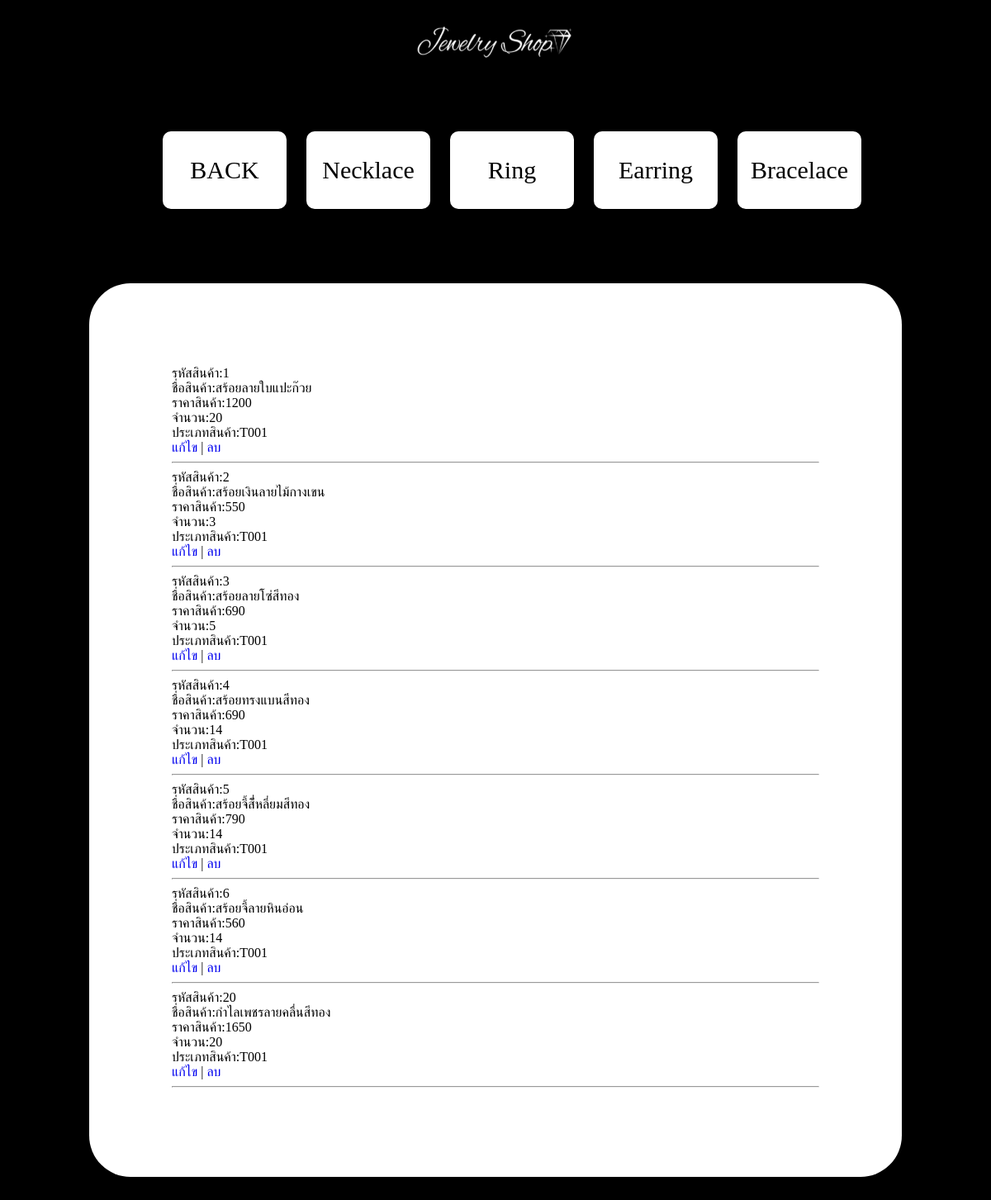
The app's page /projectweb/listproductT001.php with its own data.
### tables this page shows
CREATE TABLE `product` (
  `id_product` int(50) NOT NULL,
  `name_product` varchar(50) NOT NULL,
  `price_product` decimal(10,0) NOT NULL,
  `num_product` int(11) NOT NULL,
  `id_type` varchar(50) NOT NULL
);

### projectweb/listproductT001.php (the view, shortened to what this page needs)
<?php include "connect2.php"?>
<html>
<head><meta charset="utf-8">
    <link href="style/style_ad2.css" rel="stylesheet">
</head>
<body>
<header><img src="img_decorate/jewshop5.png" width="200" height="40" ></header>
<nav>
    <ul class="navbar">
        <a href="homead.php">BACK  </a>
        <a href="listproductT001.php">Necklace</a>
        <a href="listproductT002.php">Ring</a>
        <a href="listproductT003.php">Earring</a>
        <a href="listproductT004.php">Bracelace</a>
    </ul>
</nav>
<div class="list">
<?php
$stmt = $pdo->prepare("SELECT * FROM product WHERE id_type='T001' ");
$stmt->execute();
while ($row = $stmt->fetch()) {
echo "รหัสสินค้า:" .$row ["id_product"]."<br>";
echo "ชื่อสินค้า:" .$row ["name_product"]."<br>";
echo "ราคาสินค้า:" .$row ["price_product"]. "<br>";
echo "จำนวน:" .$row ["num_product"]. "<br>";
echo "ประเภทสินค้า:" .$row ["id_type"]. "<br>";
echo "<a href='editformproduct.php?id_product=".$row ["id_product"]."'>แก้ไข</a> |";
echo "<a href='#' onclick= confirmDelete('".$row["id_product"]."')> ลบ</a>";
echo "<hr>\n";
 } ?>
</div>
</body>
</html>

### projectweb/style/style_ad2.css (style rules this page uses)
@media (min-width: 900px) { nav { text-align:center; } }
@media (min-width: 900px) { nav a { display: inline-flex; text-align:center; font-size:30px; border-radius:10px; padding:30px; background:white; color:black; margin: 50px 12px -10px 12px; width: 90px; justify-content: center; } }
@media (min-width: 900px) { .navbar { display: flex; list-style: none; justify-content: center; } }
@media (min-width: 900px) { body { background-color:black; } }
@media (min-width: 900px) { header { background-color:black; display: flex; justify-content:center; height: 85px; align-items: center; } }
@media (min-width: 900px) { a:link { text-decoration:none; } }
@media (min-width: 900px) { .list { padding: 100px; background-color:white; margin:100px 100px; border-radius:50px; } }

### records on screen
product: id_product "1", name_product "สร้อยลายใบแปะก๊วย", price_product "1200", num_product "20", id_type "T001"
product: id_product "2", name_product "สร้อยเงินลายไม้กางเขน", price_product "550", num_product "3", id_type "T001"
product: id_product "3", name_product "สร้อยลายโซ่สีทอง", price_product "690", num_product "5", id_type "T001"
product: id_product "4", name_product "สร้อยทรงแบนสีทอง", price_product "690", num_product "14", id_type "T001"
product: id_product "5", name_product "สร้อยจี้สี่้หลี่ยมสีทอง", price_product "790", num_product "14", id_type "T001"
product: id_product "6", name_product "สร้อยจี้ลายหินอ่อน", price_product "560", num_product "14", id_type "T001"
product: id_product "20", name_product "กำไลเพชรลายคลื่นสีทอง", price_product "1650", num_product "20", id_type "T001"
